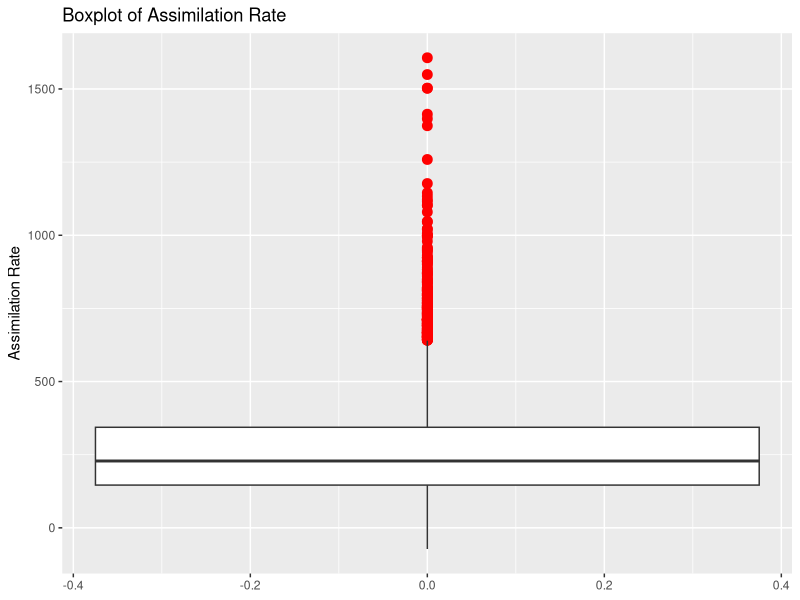
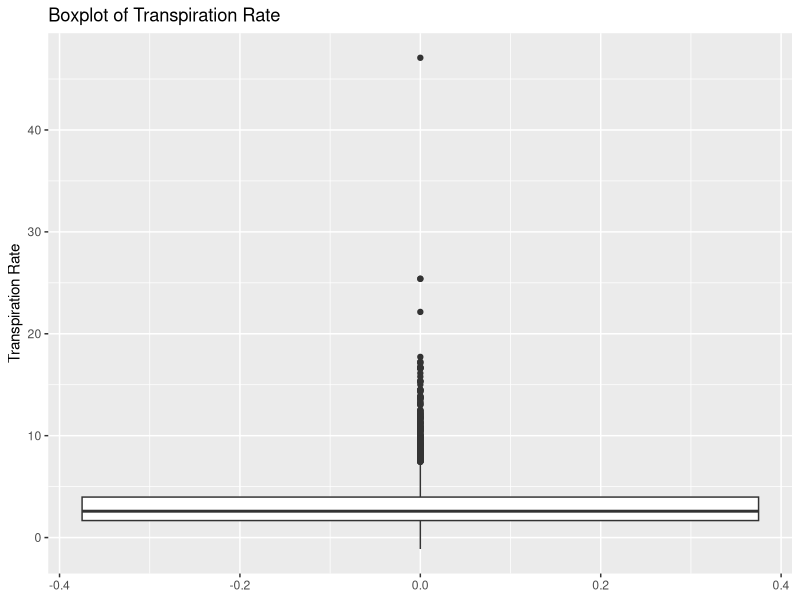

Reproduce these figures in R, in order.
## ---- chunk 1
rm(list=ls())
library(tidyverse)
library(here)
library(multcomp) 
library(ggfortify)
## ---- chunk 2
e141<- read.csv(here("data", "e141_Photosynthesis (A max, etc.).csv"))
## ---- chunk 3
e141 <- e141 %>%
  mutate(
    CO2_Treatment = as.factor(CO2_Treatment),
    Nitrogen_Treatment = as.factor(Nitrogen_Treatment)
  )

## ---- chunk 4
levels(e141$CO2_Treatment)
levels(e141$Nitrogen_Treatment)
## ---- chunk 5
e141 <- e141 %>%
  rename(transpiration_rate = E._mmol_H2O_m2_s1) %>% 
  rename(assimilation_rate = Amax_mass_nmol_CO2_g1_s1)

## ---- chunk 6
colSums(is.na(e141))
## ---- chunk 7
na_rows <- which(is.na(e141$assimilation_rate))
na_rows
## ---- chunk 8
e141 <- e141[1:5801, ]
e141 <- e141[-3714, ]
## ---- chunk 9
ggplot(e141, aes(y = assimilation_rate)) +
  geom_boxplot(outlier.shape = 19, outlier.colour = "red",outlier.size = 3) +    
  labs(title = "Boxplot of Assimilation Rate", y = "Assimilation Rate")

## ---- chunk 10
Q1_assim <- quantile(e141$assimilation_rate, 0.25, na.rm = TRUE)
Q3_assim <- quantile(e141$assimilation_rate, 0.75, na.rm = TRUE)
IQR_assim <- Q3_assim - Q1_assim

lower_bound_assim <- Q1_assim - 1.5 * IQR_assim
upper_bound_assim <- Q3_assim + 1.5 * IQR_assim


outliers_assim <- e141 %>%
  filter(assimilation_rate < lower_bound_assim | assimilation_rate > upper_bound_assim)


outliers_assim
## ---- chunk 11
sum(e141$transpiration_rate > 1000)
## ---- chunk 12
e141 <- e141 %>% 
  filter(transpiration_rate <= 1000)
## ---- chunk 13
colSums(is.na(e141))
## ---- chunk 14
ggplot(e141, aes(y = transpiration_rate)) +
  geom_boxplot() +
  labs(title = "Boxplot of Transpiration Rate", y = "Transpiration Rate")

## ---- chunk 15
Q1_transpir <- quantile(e141$transpiration_rate, 0.25, na.rm = TRUE)
Q3_transpir <- quantile(e141$transpiration_rate, 0.75, na.rm = TRUE)
IQR_transpir <- Q3_transpir - Q1_transpir

lower_bound_transpir <- Q1_transpir - 1.5 * IQR_transpir
upper_bound_transpir <- Q3_transpir + 1.5 * IQR_transpir


outliers_transpir <- e141 %>%
  filter(transpiration_rate < lower_bound_transpir | transpiration_rate > upper_bound_transpir)


outliers_transpir
## ---- chunk 16
e141 %>%
  summarise(
    mean_trans_rate = mean(transpiration_rate, na.rm = TRUE),
    sd_trans_rate = sd(transpiration_rate, na.rm = TRUE),
    mean_assim_rate = mean(assimilation_rate, na.rm = TRUE),
    sd_assim_rate = sd(assimilation_rate), na.rm = TRUE)
## ---- chunk 17
getwd()
setwd(here("data"))
write.csv(e141, "filtered_e141_Photosynthesis_data.csv")
